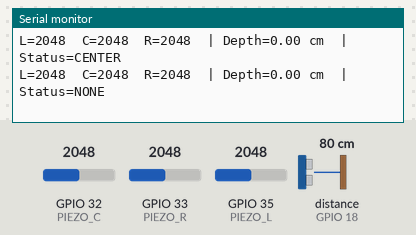
The sketch below on a simulated ESP32. Parts: the last lines printed to the serial monitor. Wiring (inferred from the names in the program): ultrasonic range finder: trigger GPIO 5; echo GPIO 18. The test bench sets the inputs (shaded band); at power-on: GPIO 33 (PIEZO_R) = 2048, GPIO 35 (PIEZO_L) = 2048, distance to the obstacle (sensor on GPIO 18) 80 cm, GPIO 32 (PIEZO_C) = 2048 (analog values on the 0–4095 scale). The echo pulse lasts 58.3 µs per cm; WiFi joins after 1.5 s; servers stay silent unless stated.

Above: at 3.8 s.
3.9 s: GPIO 33 (PIEZO_R) set to 2120
At 3.99 s:
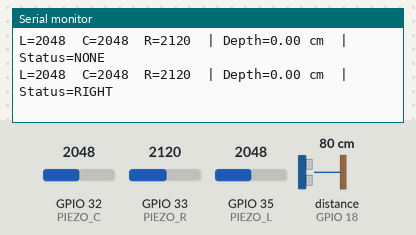
5.7 s: GPIO 35 (PIEZO_L) set to 2866
At 5.95 s:
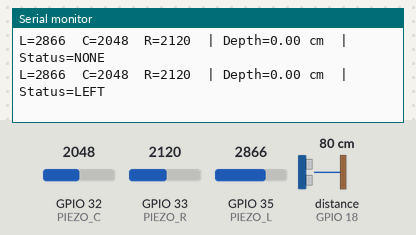
7.7 s: distance to the obstacle (sensor on GPIO 18) set to 2 cm
At 7.75 s:
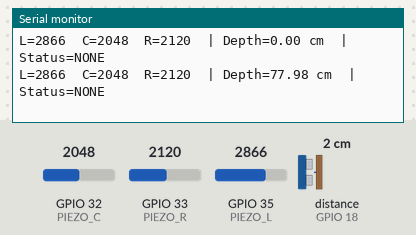
9.2 s: GPIO 32 (PIEZO_C) set to 2866
At 9.45 s:
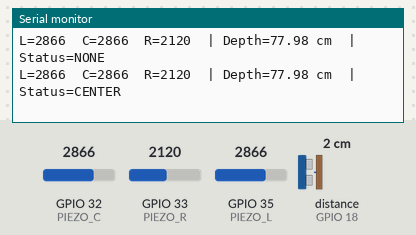
10.7 s: distance to the obstacle (sensor on GPIO 18) set to 4 cm
At 10.74 s:
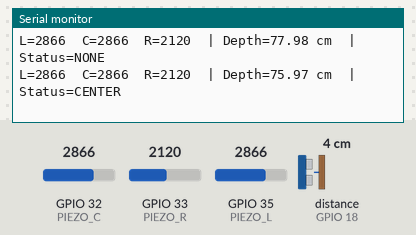
12.2 s: GPIO 33 (PIEZO_R) set to 2866
At 12.24 s:
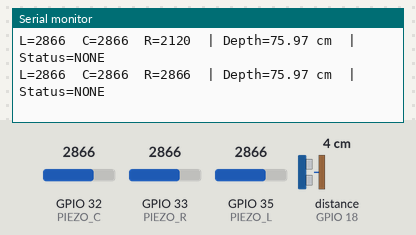
Timing chart, 0 to 14.7 s (numbered marks = the images above; inputs shaded):
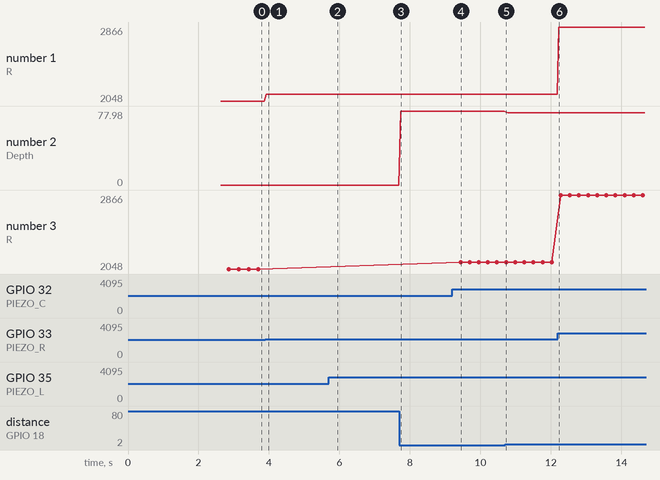

Measured:
- the behaviour switches between 2048 and 2049 on GPIO 33 (PIEZO_R) (found by bisection; images 0 and 1)
- after the input at 3.9 s, the serial monitor: prints a new line at once (image 1)
- after the input at 5.7 s, the serial monitor: prints a new line at once (image 2)
- after the input at 7.7 s, the serial monitor: prints a new line at once (image 3)
- after the input at 9.2 s, the serial monitor: prints a new line at once (image 4)
- after the input at 10.7 s, the serial monitor: prints a new line at once (image 5)
- after the input at 12.2 s, the serial monitor: prints a new line at once (image 6)
- plotted number 1: 2048 → 2120 after the input at 3.9 s

The sketch:

Server_Esp.ino
```cpp
#include <WiFi.h>
#include <WebSocketsServer.h>

// ================= WIFI =================
const char* ssid = "Mi Router 4A";
const char* password = "Wasd$2123";

// ================= WEBSOCKET =================
WebSocketsServer webSocket = WebSocketsServer(81);

// ================= PIEZO PINS (ADC1 ONLY) =================
const int PIEZO_L = 35;
const int PIEZO_C = 32;
const int PIEZO_R = 33;

// ================= ULTRASONIC PINS =================
#define TRIG_PIN 5
#define ECHO_PIN 18

float zeroDistance = 0;

// ================= PIEZO LOGIC =================
const int PIEZO_THRESHOLD = 150;
const int PIEZO_WINDOW = 5;

bool collecting = false;
int collectCount = 0;

long sumL = 0, sumC = 0, sumR = 0;
String status = "NONE";

// ================= ULTRASONIC =================
float readDistanceCM() {
  digitalWrite(TRIG_PIN, LOW);
  delayMicroseconds(2);
  digitalWrite(TRIG_PIN, HIGH);
  delayMicroseconds(10);
  digitalWrite(TRIG_PIN, LOW);

  long duration = pulseIn(ECHO_PIN, HIGH, 20000);
  if (duration == 0) return -1;

  return duration * 0.01715;
}

float readStableDistance() {
  float sum = 0;
  int count = 0;

  for (int i = 0; i < 5; i++) {
    float d = readDistanceCM();
    if (d > 0) {
      sum += d;
      count++;
    }
    delay(20);
  }

  if (count == 0) return -1;
  return sum / count;
}

// ================= WEBSOCKET EVENT =================
void webSocketEvent(uint8_t num, WStype_t type,
                    uint8_t * payload, size_t length) {
  // no incoming commands
}

// ================= SETUP =================
void setup() {
  Serial.begin(115200);

  analogReadResolution(12);
  analogSetPinAttenuation(PIEZO_L, ADC_11db);
  analogSetPinAttenuation(PIEZO_C, ADC_11db);
  analogSetPinAttenuation(PIEZO_R, ADC_11db);

  pinMode(TRIG_PIN, OUTPUT);
  pinMode(ECHO_PIN, INPUT);
  digitalWrite(TRIG_PIN, LOW);

  WiFi.begin(ssid, password);
  while (WiFi.status() != WL_CONNECTED) {
    delay(500);
  }

  Serial.print("ESP32 IP: ");
  Serial.println(WiFi.localIP());

  webSocket.begin();
  webSocket.onEvent(webSocketEvent);

  delay(1000);
  zeroDistance = readStableDistance();

  Serial.print("Zero distance = ");
  Serial.print(zeroDistance);
  Serial.println(" cm");
}

// ================= LOOP =================
void loop() {

  webSocket.loop();

  // -------- PIEZO READ --------
  int L = analogRead(PIEZO_L);
  int C = analogRead(PIEZO_C);
  int R = analogRead(PIEZO_R);

  // -------- PIEZO LOGIC --------
  if (!collecting && status == "NONE" &&
      (L > PIEZO_THRESHOLD || C > PIEZO_THRESHOLD || R > PIEZO_THRESHOLD)) {
    collecting = true;
    collectCount = 0;
    sumL = sumC = sumR = 0;
  }

  if (collecting) {
    sumL += L;
    sumC += C;
    sumR += R;
    collectCount++;

    if (collectCount >= PIEZO_WINDOW) {
      if (sumL > sumC && sumL > sumR) status = "LEFT";
      else if (sumR > sumL && sumR > sumC) status = "RIGHT";
      else status = "CENTER";

      collecting = false;
    }
  }

  // -------- ULTRASONIC --------
  float depth = 0;
  float d = readDistanceCM();
  if (d > 0) {
    depth = zeroDistance - d;
    if (depth < 0) depth = 0;
  }

  // -------- SERIAL OUTPUT --------
  Serial.print("L=");
  Serial.print(L);
  Serial.print("  C=");
  Serial.print(C);
  Serial.print("  R=");
  Serial.print(R);
  Serial.print("  | Depth=");
  Serial.print(depth, 2);
  Serial.print(" cm  | Status=");
  Serial.println(status);

  // -------- SEND DATA (JSON) --------
  String msg = "{";
  msg += "\"depth\":" + String(depth, 2) + ",";
  msg += "\"status\":\"" + status + "\"";
  msg += "}";

  webSocket.broadcastTXT(msg);

  // reset status after send
  if (status != "NONE") status = "NONE";

  delay(50); // ~20 Hz
}
```
